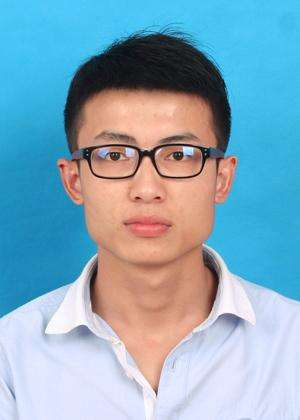
#> input picture face/img/123.jpeg, 300 x 420 px
$ python img_dft.py
#> lines starting #> are read from the running program, lines starting #| are printed output that depends on the picture
import cv2
import numpy as np
from matplotlib import  pyplot as plt


img = cv2.imread('img/123.jpeg',0)
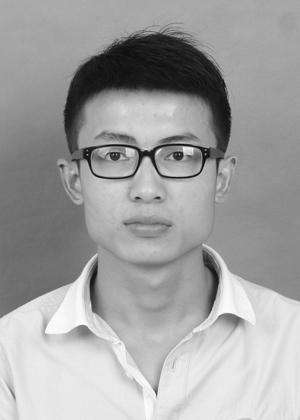
#> img: shape (420, 300); min 0, max 255, mean 161.5
i,k = img.shape
#> i = 420; k = 300
print(img.shape)
#| (420, 300)


dft = cv2.dft(np.float32(img), flags=cv2.DFT_COMPLEX_OUTPUT)
dft_shift = np.fft.fftshift(dft)

magnitude_spectrum =20*np.log(cv2.magnitude(dft_shift[:,:,0], dft_shift[:,:,1]))
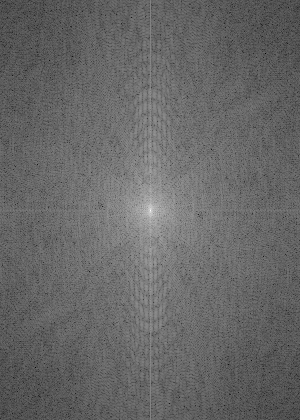
#> magnitude_spectrum: shape (420, 300) float32; min 18.15, max 336.6, mean 147.5; drawn with min black and max white


plt.subplot(121),plt.imshow(img, cmap='gray')
plt.title('INput Image'), plt.xticks([]), plt.yticks([])


plt.subplot(122),plt.imshow(magnitude_spectrum, cmap='gray')
plt.title('Magnitude Image'), plt.xticks([]), plt.yticks([])

plt.show()
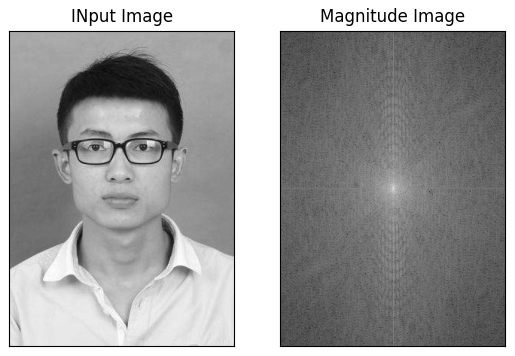
#> figure drawn by matplotlib, 2 panels

#傅立叶变换-OK

$ run again, with face/img/147.jpeg copied over face/img/123.jpeg
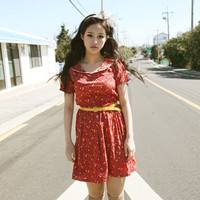
#> input picture face/img/147.jpeg, 200 x 200 px
#| (200, 200)
#> `magnitude_spectrum =20*np.log(cv2.magnitude(dft_shift[:,:,0], dft_shif..`:
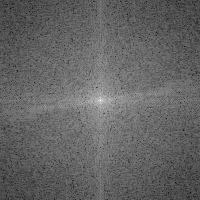
#> magnitude_spectrum: shape (200, 200) float32; min 40.68, max 315.1, mean 148.7; drawn with min black and max white
#> `plt.show()`:
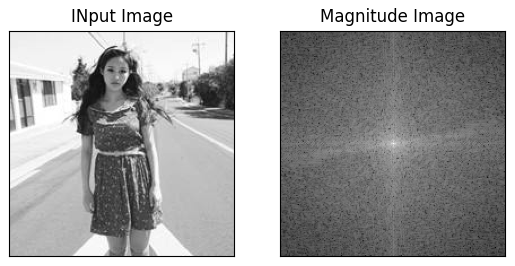
#> figure drawn by matplotlib, 2 panels
